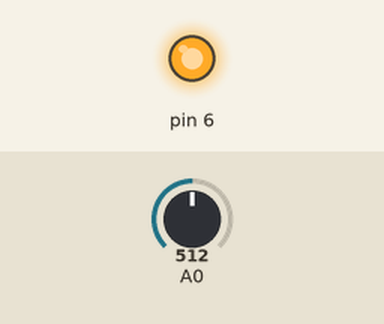
Simulated run of this sketch. Board: Arduino Uno, built with avr-gcc and run on an emulated ATmega328P. On the bench: output pins drawn as LEDs (lit = HIGH). The test bench sets the inputs (shaded band); at power-on: A0 = 512.

Above: at 1.2 s.
1.3 s: A0 set to 940
2.8 s: A0 set to 957
At 4.0 s:
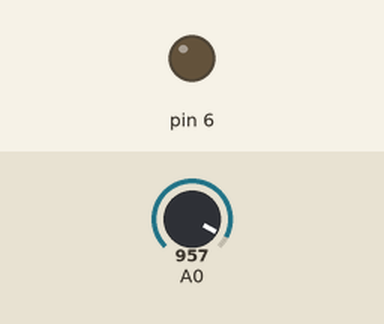
4.3 s: A0 set to 900
At 5.4 s:
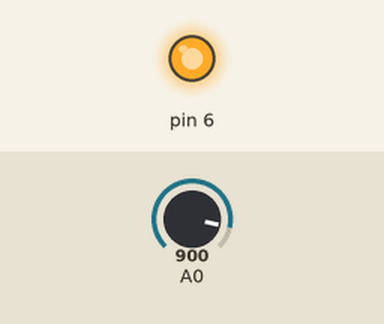
5.8 s: A0 set to 960
At 6.5 s:
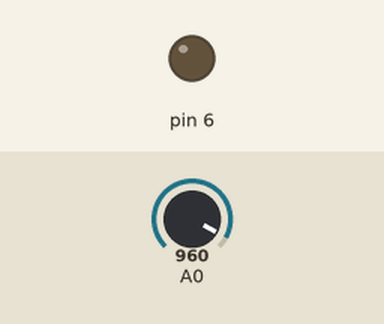
Timing chart, 0 to 8.3 s (numbered marks = the images above; inputs shaded):
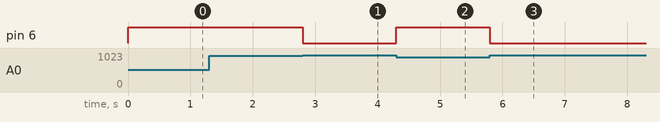

Measured:
- the behaviour switches between 949 and 950 on A0 (found by bisection; images 0 and 1)
- after the input at 1.3 s, every drawn part: stays the same
- after the input at 2.8 s, pin 6: HIGH → LOW at once
- after the input at 4.3 s, pin 6: LOW → HIGH at once
- after the input at 5.8 s, pin 6: HIGH → LOW at once

The sketch:

LDRCASA.ino
```cpp
int a;
void setup() {
  // put your setup code here, to run once:
  pinMode(6, OUTPUT);
}

void loop() {
  a = analogRead(A0);
  if(a<950){
    digitalWrite(6, HIGH);
  }
  else{
    digitalWrite(6, LOW);
  }
}
```
